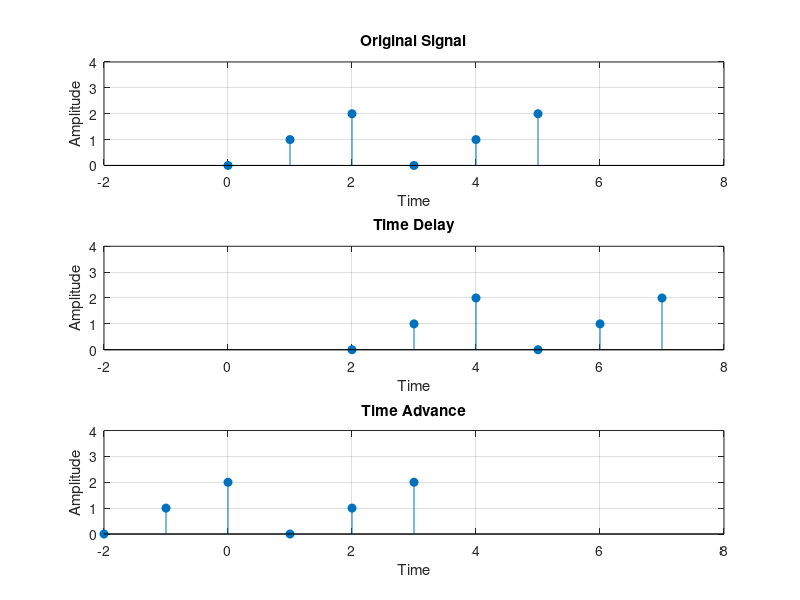

Here is the MATLAB script that generated this plot:
% Time Shifting
 
t = 0:5;

x = [0 1 2 0 1 2];
subplot(3,1,1);
stem(t,x,'filled');
title('Original Signal');
xlabel('Time');
ylabel('Amplitude');
grid on;
axis([-2 8 0 4]);


subplot(3,1,2);
stem(t+2,x,'filled');
title('Time Delay');
xlabel('Time');
ylabel('Amplitude');
grid on;
axis([-2 8 0 4]);

subplot(3,1,3);
stem(t-2,x,'filled');
title('Time Advance');
xlabel('Time');
ylabel('Amplitude');
grid on;
axis([-2 8 0 4]);
